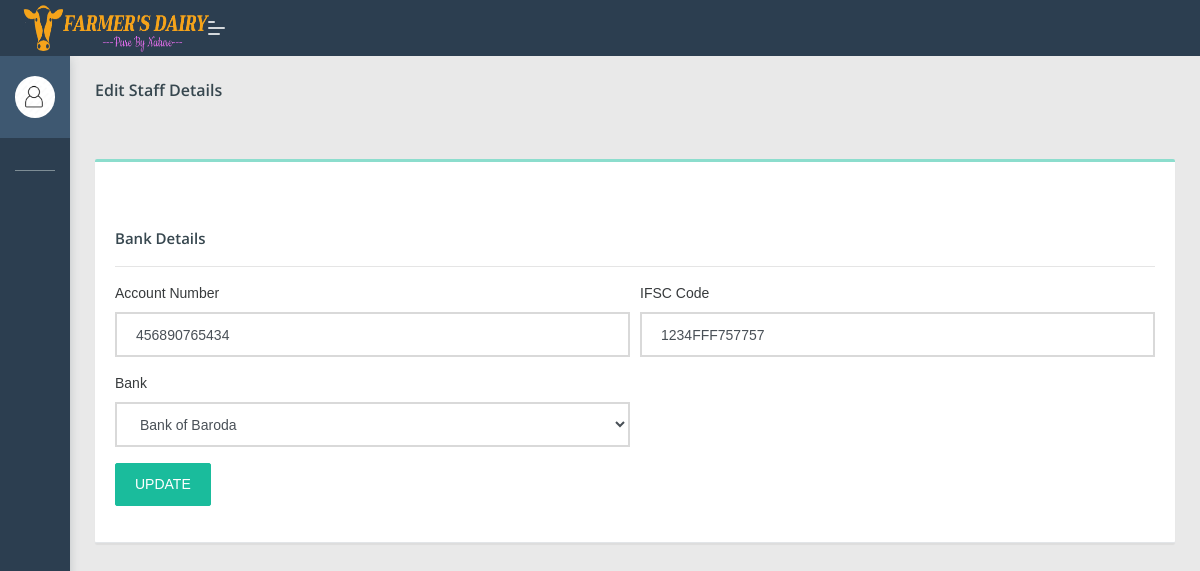
Page /dipo/editbank.php?edid=2 (signed in) on the committed database.
### tables this page shows
CREATE TABLE `add_staff` (
  `s_id` int(100) NOT NULL,
  `fname` varchar(100) NOT NULL,
  `lname` varchar(100) NOT NULL,
  `staffno` varchar(100) NOT NULL,
  `email` varchar(100) NOT NULL,
  `password` varchar(100) NOT NULL,
  `phno` bigint(100) NOT NULL,
  `address` varchar(100) NOT NULL,
  `city` varchar(100) NOT NULL,
  `state` varchar(100) NOT NULL,
  `pin_code` varchar(100) NOT NULL,
  `acc_no` varchar(100) NOT NULL,
  `ifsc_code` varchar(100) NOT NULL,
  `bank` varchar(100) NOT NULL,
  `dippoid` varchar(100) NOT NULL
);

### dipo/editbank.php (the view, shortened to what this page needs)
 <?php
if(isset($_SESSION['dippo']))
{
?>
 <!DOCTYPE html>
<html lang="en">
<head>
    <link rel="stylesheet" href="assets/css/style.css">
</head>
<body class="">
	<nav class="pcoded-navbar  ">
		<div class="navbar-wrapper  ">
			<div class="navbar-content scroll-div " >
					<div class="">
					<div class="main-menu-header">
						<img class="img-radius" src="assets/images/user/avatar-2.jpg" alt="User-Profile-Image">
						<div class="user-details">
						</div>
					</div>
				</div>
				<ul class="nav pcoded-inner-navbar ">
					<li class="nav-item pcoded-menu-caption">
					</li>
					<li class="nav-item">
					    <a href="main.php" class="nav-link "><span class="pcoded-micon"><i class="feather icon-home"></i></span><span class="pcoded-mtext">Dashboard</span></a>
					</li>
					<li class="nav-item pcoded-hasmenu">
					    <a href="#!" class="nav-link "><span class="pcoded-micon"><i class="feather icon-align-justify"></i></span><span class="pcoded-mtext">Staff Details</span></a>
					</li>
					<li class="nav-item pcoded-hasmenu">
					    <a href="#!" class="nav-link "><span class="pcoded-micon"><i class="feather icon-align-justify"></i></span><span class="pcoded-mtext">User Details</span></a>
					</li>
						<li class="nav-item pcoded-hasmenu">
					    <a href="#!" class="nav-link "><span class="pcoded-micon"><i class="feather icon-align-justify"></i></span><span class="pcoded-mtext">Milk Details</span></a>
					</li>
					<li class="nav-item pcoded-hasmenu">
					    <a href="#!" class="nav-link "><span class="pcoded-micon"><i class="feather icon-align-justify"></i></span><span class="pcoded-mtext">Facilities</span></a>
					</li>
                        <li class="nav-item">
					    <a href="profile.php" class="nav-link "><span class="pcoded-micon"><i class="feather icon-align-justify"></i></span><span class="pcoded-mtext">View feedback</span></a>
					</li>
				</ul>
			</div>
		</div>
	</nav>
	<header class="navbar pcoded-header navbar-expand-lg navbar-light header-dark">
				<div class="m-header">
					<a class="mobile-menu" id="mobile-collapse" href="#!"><span></span></a>
					<a href="#!" class="b-brand">
						<img src="assets/images/67.png" width="190px" height="50px" class="logo">
					</a>
				</div>
				<div class="collapse navbar-collapse">
					<ul class="navbar-nav mr-auto">
						<li class="nav-item">
							<a href="#!" class="pop-search"><i class="feather icon-search"></i></a>
						</li>
					</ul>
					<ul class="navbar-nav ml-auto">
						<li>
							<div class="dropdown drp-user">
								<a href="#" class="dropdown-toggle" data-toggle="dropdown">
									<i class="feather icon-user"></i>
								</a>
							</div>
						</li>
					</ul>
				</div>
	</header>
<section class="pcoded-main-container">
    <div class="pcoded-content">
        <div class="page-header">
            <div class="page-block">
                <div class="row align-items-center">
                    <div class="col-md-12">
                        <div class="page-header-title">
                            <h5 class="m-b-10">Edit Staff Details</h5>
                        </div>
                        <ul class="breadcrumb">
                            <li class="breadcrumb-item"><a href="MAIN.PHP"><i class="feather icon-home"></i></a></li>
                        </ul>
                    </div>
                </div>
            </div>
        </div>
        <div class="row">
             <div class="col-sm-12">
                <div class="card">
                    <div class="card-header">
                          <h5 class="mt-5">Bank Details</h5>
							<hr>
							<?php
						if(isset($_GET['edid']))
							{
								$eid=$_GET['edid'];
								include 'config.php';
								$sql1 = "select * from add_staff where s_id='".$eid."'";
								$result1 = mysqli_query($con,$sql1);
								$num1=mysqlI_num_rows($result1);
								if($num1 > 0)
								{
								while($row1 = mysqli_fetch_array($result1))
								{
								$acc_no=$row1['acc_no'];
							    $ifsc_code=$row1['ifsc_code'];
								$bank=$row1['bank'];
								}
								?>
							<form action="#" method="post" class="needs-validation" novalidate>
							<div class="form-row">
                                <div class="col-md-6 mb-3">
                                    <label for="validationCustom01">Account Number</label>
                                    <input type="number" name="acc_no" value="<?php echo $acc_no; ?>"class="form-control" id="validationCustom01" placeholder="Account number" required>
                                </div>
                                <div class="col-md-6 mb-6">
                                    <label for="validationCustom02">IFSC Code</label>
                                    <input type="text" name="ifsc_code" value="<?php echo $ifsc_code; ?>" class="form-control" id="validationCustom02" placeholder="IFSC" required>
                                </div>
                            </div>
						 <div class="form-row">
								<div class="form-group col-md-6">
                                    <label for="inputState">Bank</label>
                                    <select id="inputState" name="bank" value="<?php echo $bank; ?>" class="form-control">
                                        <option value="<?php echo $bank;?>"><?php echo $bank;?></option>
									</select>
                                </div>
							</div>
                            <div class="form-row">
							 <div class="form-group col-md-2">
                            <button type="submit" name="update" class="btn  btn-primary">UPDATE</button>
							</div>
							</div>
							</form>
							<?php
								}
							}
?>
    </div>
</div>
                        </div>
                    </div>
                </div>
</section>
</body>
</html>
<?php
}
else
{
	echo "<script> location.href='../index.php'; </script>";
}
?>

### rows in the picture
add_staff: acc_no "456890765434", ifsc_code "1234FFF757757", bank "Bank of Baroda"
